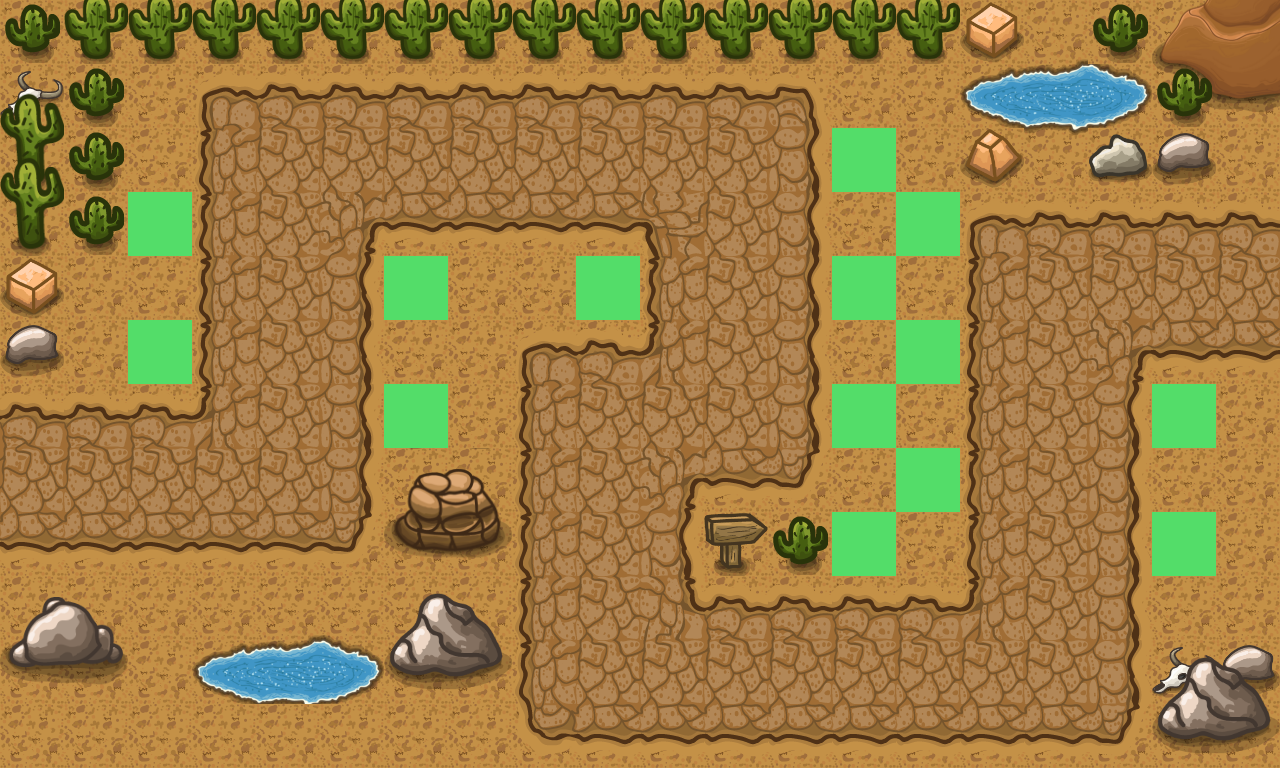

Below is a game level as drawn by its tile map, then a one-line description and the .tmx file that defines it, in full:
An orthogonal 20x12 tile map with 64x64 px tiles, 6 tile layers (Dirt, Pathing, Details 1, Details 2, ...) and 3 objects.

<map version="1.9" tiledversion="1.9.2" orientation="orthogonal" renderorder="right-down" width="20" height="12" tilewidth="64" tileheight="64" infinite="0" nextlayerid="11" nextobjectid="7">
 <tileset firstgid="1" source="tileset.tsx" />
 <layer id="1" name="Dirt" width="20" height="12">
  <data encoding="csv">
16,16,16,16,16,16,16,16,16,16,16,16,16,16,16,16,16,16,16,16,
16,16,16,16,16,16,16,16,16,16,16,16,16,16,16,16,16,16,16,16,
16,16,16,16,16,16,16,16,16,16,16,16,16,16,16,16,16,16,16,16,
16,16,16,16,16,16,16,16,16,16,16,16,16,16,16,16,16,16,16,16,
16,16,16,16,16,16,16,16,16,16,16,16,16,16,16,16,16,16,16,16,
16,16,16,16,16,16,16,16,16,16,16,16,16,16,16,16,16,16,16,16,
16,16,16,16,16,16,16,16,16,16,16,16,16,16,16,16,16,16,16,16,
16,16,16,16,16,16,16,16,16,16,16,16,16,16,16,16,16,16,16,16,
16,16,16,16,16,16,16,16,16,16,16,16,16,16,16,16,16,16,16,16,
16,16,16,16,16,16,16,16,16,16,16,16,16,16,16,16,16,16,16,16,
16,16,16,16,16,16,16,16,16,16,16,16,16,16,16,16,16,16,16,16,
16,16,16,16,16,16,16,16,16,16,16,16,16,16,16,16,16,16,16,16
</data>
 </layer>
 <layer id="2" name="Pathing" width="20" height="12">
  <data encoding="csv">
0,0,0,0,0,0,0,0,0,0,0,0,0,0,0,0,0,0,0,0,
0,0,0,4,5,5,5,5,5,5,5,5,6,0,0,0,0,0,0,0,
0,0,0,18,19,19,19,19,19,19,19,19,20,0,0,0,0,0,0,0,
0,0,0,18,19,22,33,33,33,33,21,19,20,0,0,4,5,5,5,5,
0,0,0,18,19,20,0,0,0,0,18,19,20,0,0,18,19,19,19,19,
0,0,0,18,19,20,0,0,4,5,7,19,20,0,0,18,19,22,33,33,
5,5,5,7,19,20,0,0,18,19,19,19,20,0,0,18,19,20,0,0,
19,19,19,19,19,20,0,0,18,19,22,33,34,0,0,18,19,20,0,0,
33,33,33,33,33,34,0,0,18,19,20,0,0,0,0,18,19,20,0,0,
0,0,0,0,0,0,0,0,18,19,8,5,5,5,5,7,19,20,0,0,
0,0,0,0,0,0,0,0,18,19,19,19,19,19,19,19,19,20,0,0,
0,0,0,0,0,0,0,0,32,33,33,33,33,33,33,33,33,34,0,0
</data>
 </layer>
 <layer id="3" name="Details 1" width="20" height="12">
  <data encoding="csv">
49,72,72,72,72,72,72,72,72,72,72,72,72,72,72,45,0,0,127,128,
48,0,0,0,0,0,0,0,0,0,0,0,0,0,0,0,0,0,141,142,
0,0,0,0,0,0,0,0,0,0,0,0,0,0,0,0,0,0,0,0,
0,0,0,0,0,0,0,0,0,0,0,0,0,0,0,0,0,0,0,0,
45,0,0,0,0,0,0,0,0,0,0,0,0,0,0,0,0,0,0,0,
46,0,0,0,0,0,0,0,0,0,0,0,0,0,0,0,0,0,0,0,
0,0,0,0,0,0,0,0,0,0,0,0,0,0,0,0,0,0,0,0,
0,0,0,0,0,0,85,86,0,0,0,0,0,0,0,0,0,0,0,0,
0,0,0,0,0,0,99,100,0,0,0,0,49,0,0,0,0,0,0,0,
0,0,0,119,120,121,87,88,0,0,0,0,0,0,0,0,0,0,0,0,
0,0,0,133,134,135,101,102,0,0,0,0,0,0,0,0,0,0,48,46,
0,0,0,0,0,0,0,0,0,0,0,0,0,0,0,0,0,0,0,0
</data>
 </layer>
 <layer id="4" name="Details 2" width="20" height="12">
  <data encoding="csv">
0,0,0,0,0,0,0,0,0,0,0,0,0,0,0,0,0,0,0,0,
57,0,0,0,0,0,0,0,0,0,0,0,0,0,0,0,0,0,0,0,
71,0,0,0,0,0,0,0,0,0,0,0,0,0,0,0,0,0,0,0,
0,0,0,0,0,0,0,0,0,0,0,0,0,0,0,0,0,0,0,0,
0,0,0,0,0,0,0,0,0,0,0,0,0,0,0,0,0,0,0,0,
0,0,0,0,0,0,0,0,0,0,0,0,0,0,0,0,0,0,0,0,
0,0,0,0,0,0,0,0,0,0,0,0,0,0,0,0,0,0,0,0,
0,0,0,0,0,0,0,0,0,0,0,0,0,0,0,0,0,0,0,0,
0,0,0,0,0,0,0,0,0,0,0,0,0,0,0,0,0,0,0,0,
0,0,0,0,0,0,0,0,0,0,0,0,0,0,0,0,0,0,0,0,
0,0,0,0,0,0,0,0,0,0,0,0,0,0,0,0,0,0,0,0,
0,0,0,0,0,0,0,0,0,0,0,0,0,0,0,0,0,0,0,0
</data>
 </layer>
 <layer id="5" name="Details 3" width="20" height="12">
  <data encoding="csv">
0,0,0,0,0,0,0,0,0,0,0,0,0,0,0,119,120,49,0,0,
0,49,0,0,0,0,0,0,0,0,0,0,0,0,0,133,134,135,49,0,
57,49,0,0,0,0,0,0,0,0,0,0,0,0,0,44,148,43,46,0,
71,49,0,0,0,0,0,0,0,0,0,0,0,0,0,0,0,0,0,0,
0,0,0,0,0,0,0,0,0,0,0,0,0,0,0,0,0,0,0,0,
0,0,0,0,0,0,0,0,0,0,0,0,0,0,0,0,0,0,0,0,
0,0,0,0,0,0,0,0,0,0,0,0,0,0,0,0,0,0,0,0,
0,0,0,0,0,0,0,0,0,0,0,0,0,0,0,0,0,0,0,0,
0,0,0,0,0,0,0,0,0,0,0,47,0,0,0,0,0,0,0,0,
93,94,0,0,0,0,0,0,0,0,0,0,0,0,0,0,0,0,0,0,
107,108,0,0,0,0,0,0,0,0,0,0,0,0,0,0,0,0,87,88,
0,0,0,0,0,0,0,0,0,0,0,0,0,0,0,0,0,0,101,102
</data>
 </layer>
 <objectgroup id="7" name="Object Layer 1" visible="0">
  <object id="3" x="-1.19025" y="-1.19025">
   <polyline points="0,0 -48.8004,482.053 284.471,483.243 285.661,153.543 736.768,155.923 736.768,418.97 608.22,417.779 609.41,673.684 1059.33,673.684 1059.33,285.661 1305.71,285.661" />
  </object>
 </objectgroup>
 <layer id="8" name="Placement Tiles" width="20" height="12">
  <data encoding="csv">
0,0,0,0,0,0,0,0,0,0,0,0,0,0,0,0,0,0,0,0,
0,0,0,0,0,0,0,0,0,0,0,0,0,0,0,0,0,0,0,0,
0,0,0,0,0,0,0,0,0,0,0,0,0,14,0,0,0,0,0,0,
0,0,14,0,0,0,0,0,0,0,0,0,0,0,14,0,0,0,0,0,
0,0,0,0,0,0,14,0,0,14,0,0,0,14,0,0,0,0,0,0,
0,0,14,0,0,0,0,0,0,0,0,0,0,0,14,0,0,0,0,0,
0,0,0,0,0,0,14,0,0,0,0,0,0,14,0,0,0,0,14,0,
0,0,0,0,0,0,0,0,0,0,0,0,0,0,14,0,0,0,0,0,
0,0,0,0,0,0,0,0,0,0,0,0,0,14,0,0,0,0,14,0,
0,0,0,0,0,0,0,0,0,0,0,0,0,0,0,0,0,0,0,0,
0,0,0,0,0,0,0,0,0,0,0,0,0,0,0,0,0,0,0,0,
0,0,0,0,0,0,0,0,0,0,0,0,0,0,0,0,0,0,0,0
</data>
 </layer>
 <objectgroup id="9" name="Object Layer 2" visible="0">
  <object id="5" x="-1.19025" y="-1.19025">
   <polyline points="0,0 -53.5614,507.048 309.466,505.858 308.276,178.538 716.534,178.538 716.534,399.926 583.225,401.115 587.985,698.679 1084.33,695.109 1087.9,315.417 1308.09,314.227" />
  </object>
 </objectgroup>
 <objectgroup id="10" name="Object Layer 3" visible="0">
  <object id="6" x="0" y="-3.57076">
   <polyline points="0,0 -54.7517,455.867 251.144,452.297 254.715,128.547 771.286,134.499 765.334,447.536 634.406,452.296 639.166,643.927 1023.63,647.499 1028.39,264.236 1308.09,261.856" />
  </object>
 </objectgroup>
</map>
